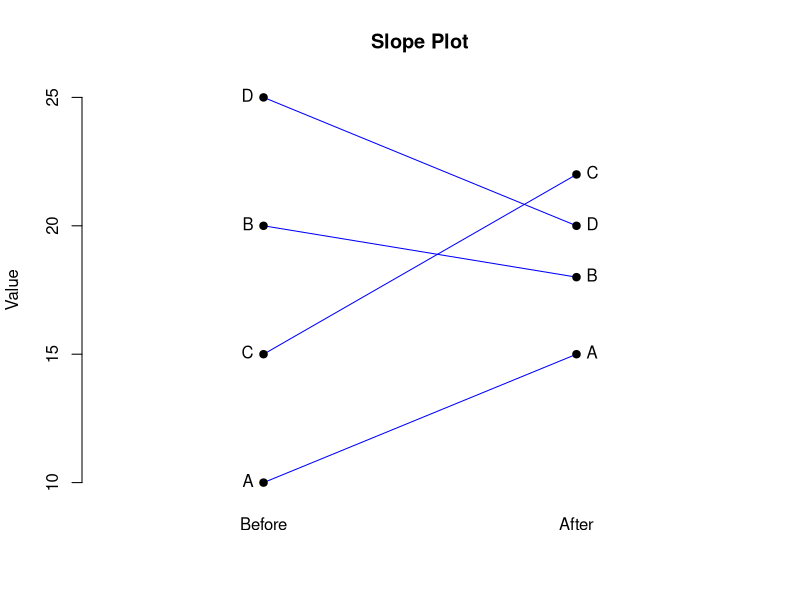

Write R code to recreate this figure.
# Slightly advanced slope plot
# Sample data set insert your ovw data here
myData <- data.frame(
  Name = c("A", "B", "C", "D"),
  Value1 = c(10, 20, 15, 25),
  Value2 = c(15, 18, 22, 20)
)

# Set up the plot window with extra x-margin and no x-axis
plot(c(1, 2), 
     range(c(myData$Value1, myData$Value2)), # set the y-axis to go from the lowest to the higest value in our dataset
     type="n",            # type of points to draw (n=none)
     xaxt="n",            # type of x-axis to draw (n=none)
     xlab="",             # Lable on the x axis
     ylab="Value",        # Lable on the y axis 
     main="Slope Plot",   # Main title
     xlim=c(0.5, 2.5),    # Where does the x-axis start and end
     bty="n"              # Draw box around plot (n=none, )
     )

# Add points and lines to the plot
for(i in 1:nrow(myData)) {
  lines(c(1, 2), c(myData$Value1[i], myData$Value2[i]), col="blue") # draw the lines between points
  points(c(1, 2), c(myData$Value1[i], myData$Value2[i]), pch=19)    # draw the points
  # You can remove the next two lines if you don't want to lable points
  text(1, myData$Value1[i], labels=myData$Name[i], pos=2)           # Lable the points on the left side
  text(2, myData$Value2[i], labels=myData$Name[i], pos=4)           # Lable the points on the right side
}

# Add custom labels instead of axis
text(x=1, y=par("usr")[3] - 1, labels="Before", xpd=NA) # Draw the text under the figure
text(x=2, y=par("usr")[3] - 1, labels="After", xpd=NA)  # xpd=NA allows drawing the text outside the plot region, but still inside the figure region
